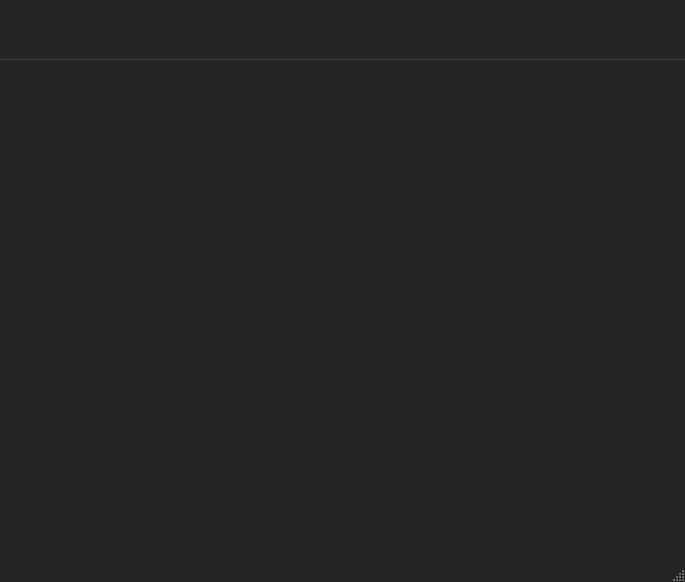
<?xml version="1.0" encoding="UTF-8"?>
<ui version="4.0">
 <class>MainWindow</class>
 <widget class="QMainWindow" name="MainWindow">
  <property name="geometry">
   <rect>
    <x>0</x>
    <y>0</y>
    <width>685</width>
    <height>582</height>
   </rect>
  </property>
  <property name="palette">
   <palette>
    <active>
     <colorrole role="WindowText">
      <brush brushstyle="SolidPattern">
       <color alpha="255">
        <red>183</red>
        <green>185</green>
        <blue>197</blue>
       </color>
      </brush>
     </colorrole>
     <colorrole role="Button">
      <brush brushstyle="SolidPattern">
       <color alpha="255">
        <red>41</red>
        <green>41</green>
        <blue>59</blue>
       </color>
      </brush>
     </colorrole>
     <colorrole role="BrightText">
      <brush brushstyle="SolidPattern">
       <color alpha="255">
        <red>183</red>
        <green>185</green>
        <blue>197</blue>
       </color>
      </brush>
     </colorrole>
     <colorrole role="ButtonText">
      <brush brushstyle="SolidPattern">
       <color alpha="255">
        <red>183</red>
        <green>185</green>
        <blue>197</blue>
       </color>
      </brush>
     </colorrole>
     <colorrole role="Base">
      <brush brushstyle="SolidPattern">
       <color alpha="255">
        <red>255</red>
        <green>255</green>
        <blue>255</blue>
       </color>
      </brush>
     </colorrole>
     <colorrole role="Window">
      <brush brushstyle="SolidPattern">
       <color alpha="255">
        <red>37</red>
        <green>37</green>
        <blue>38</blue>
       </color>
      </brush>
     </colorrole>
     <colorrole role="Link">
      <brush brushstyle="SolidPattern">
       <color alpha="255">
        <red>255</red>
        <green>255</green>
        <blue>255</blue>
       </color>
      </brush>
     </colorrole>
    </active>
    <inactive>
     <colorrole role="WindowText">
      <brush brushstyle="SolidPattern">
       <color alpha="255">
        <red>183</red>
        <green>185</green>
        <blue>197</blue>
       </color>
      </brush>
     </colorrole>
     <colorrole role="Button">
      <brush brushstyle="SolidPattern">
       <color alpha="255">
        <red>41</red>
        <green>41</green>
        <blue>59</blue>
       </color>
      </brush>
     </colorrole>
     <colorrole role="BrightText">
      <brush brushstyle="SolidPattern">
       <color alpha="255">
        <red>183</red>
        <green>185</green>
        <blue>197</blue>
       </color>
      </brush>
     </colorrole>
     <colorrole role="ButtonText">
      <brush brushstyle="SolidPattern">
       <color alpha="255">
        <red>183</red>
        <green>185</green>
        <blue>197</blue>
       </color>
      </brush>
     </colorrole>
     <colorrole role="Base">
      <brush brushstyle="SolidPattern">
       <color alpha="255">
        <red>255</red>
        <green>255</green>
        <blue>255</blue>
       </color>
      </brush>
     </colorrole>
     <colorrole role="Window">
      <brush brushstyle="SolidPattern">
       <color alpha="255">
        <red>37</red>
        <green>37</green>
        <blue>38</blue>
       </color>
      </brush>
     </colorrole>
     <colorrole role="Link">
      <brush brushstyle="SolidPattern">
       <color alpha="255">
        <red>255</red>
        <green>255</green>
        <blue>255</blue>
       </color>
      </brush>
     </colorrole>
    </inactive>
    <disabled>
     <colorrole role="WindowText">
      <brush brushstyle="SolidPattern">
       <color alpha="255">
        <red>120</red>
        <green>120</green>
        <blue>120</blue>
       </color>
      </brush>
     </colorrole>
     <colorrole role="Button">
      <brush brushstyle="SolidPattern">
       <color alpha="255">
        <red>41</red>
        <green>41</green>
        <blue>59</blue>
       </color>
      </brush>
     </colorrole>
     <colorrole role="BrightText">
      <brush brushstyle="SolidPattern">
       <color alpha="255">
        <red>183</red>
        <green>185</green>
        <blue>197</blue>
       </color>
      </brush>
     </colorrole>
     <colorrole role="ButtonText">
      <brush brushstyle="SolidPattern">
       <color alpha="255">
        <red>120</red>
        <green>120</green>
        <blue>120</blue>
       </color>
      </brush>
     </colorrole>
     <colorrole role="Base">
      <brush brushstyle="SolidPattern">
       <color alpha="255">
        <red>37</red>
        <green>37</green>
        <blue>38</blue>
       </color>
      </brush>
     </colorrole>
     <colorrole role="Window">
      <brush brushstyle="SolidPattern">
       <color alpha="255">
        <red>37</red>
        <green>37</green>
        <blue>38</blue>
       </color>
      </brush>
     </colorrole>
     <colorrole role="Link">
      <brush brushstyle="SolidPattern">
       <color alpha="255">
        <red>255</red>
        <green>255</green>
        <blue>255</blue>
       </color>
      </brush>
     </colorrole>
    </disabled>
   </palette>
  </property>
  <property name="windowTitle">
   <string>Slicer</string>
  </property>
  <property name="autoFillBackground">
   <bool>false</bool>
  </property>
  <widget class="QWidget" name="centralwidget">
   <widget class="Line" name="line">
    <property name="geometry">
     <rect>
      <x>-10</x>
      <y>50</y>
      <width>701</width>
      <height>20</height>
     </rect>
    </property>
    <property name="palette">
     <palette>
      <active>
       <colorrole role="WindowText">
        <brush brushstyle="SolidPattern">
         <color alpha="255">
          <red>183</red>
          <green>185</green>
          <blue>197</blue>
         </color>
        </brush>
       </colorrole>
       <colorrole role="Light">
        <brush brushstyle="SolidPattern">
         <color alpha="255">
          <red>37</red>
          <green>37</green>
          <blue>38</blue>
         </color>
        </brush>
       </colorrole>
       <colorrole role="Midlight">
        <brush brushstyle="SolidPattern">
         <color alpha="255">
          <red>37</red>
          <green>37</green>
          <blue>38</blue>
         </color>
        </brush>
       </colorrole>
       <colorrole role="Dark">
        <brush brushstyle="SolidPattern">
         <color alpha="255">
          <red>64</red>
          <green>64</green>
          <blue>66</blue>
         </color>
        </brush>
       </colorrole>
       <colorrole role="Text">
        <brush brushstyle="SolidPattern">
         <color alpha="255">
          <red>0</red>
          <green>0</green>
          <blue>0</blue>
         </color>
        </brush>
       </colorrole>
       <colorrole role="ButtonText">
        <brush brushstyle="SolidPattern">
         <color alpha="255">
          <red>183</red>
          <green>185</green>
          <blue>197</blue>
         </color>
        </brush>
       </colorrole>
       <colorrole role="Base">
        <brush brushstyle="SolidPattern">
         <color alpha="255">
          <red>183</red>
          <green>185</green>
          <blue>197</blue>
         </color>
        </brush>
       </colorrole>
       <colorrole role="AlternateBase">
        <brush brushstyle="SolidPattern">
         <color alpha="255">
          <red>183</red>
          <green>185</green>
          <blue>197</blue>
         </color>
        </brush>
       </colorrole>
       <colorrole role="ToolTipBase">
        <brush brushstyle="SolidPattern">
         <color alpha="255">
          <red>37</red>
          <green>37</green>
          <blue>38</blue>
         </color>
        </brush>
       </colorrole>
       <colorrole role="PlaceholderText">
        <brush brushstyle="SolidPattern">
         <color alpha="128">
          <red>0</red>
          <green>0</green>
          <blue>0</blue>
         </color>
        </brush>
       </colorrole>
      </active>
      <inactive>
       <colorrole role="WindowText">
        <brush brushstyle="SolidPattern">
         <color alpha="255">
          <red>183</red>
          <green>185</green>
          <blue>197</blue>
         </color>
        </brush>
       </colorrole>
       <colorrole role="Light">
        <brush brushstyle="SolidPattern">
         <color alpha="255">
          <red>37</red>
          <green>37</green>
          <blue>38</blue>
         </color>
        </brush>
       </colorrole>
       <colorrole role="Midlight">
        <brush brushstyle="SolidPattern">
         <color alpha="255">
          <red>37</red>
          <green>37</green>
          <blue>38</blue>
         </color>
        </brush>
       </colorrole>
       <colorrole role="Dark">
        <brush brushstyle="SolidPattern">
         <color alpha="255">
          <red>64</red>
          <green>64</green>
          <blue>66</blue>
         </color>
        </brush>
       </colorrole>
       <colorrole role="Text">
        <brush brushstyle="SolidPattern">
         <color alpha="255">
          <red>0</red>
          <green>0</green>
          <blue>0</blue>
         </color>
        </brush>
       </colorrole>
       <colorrole role="ButtonText">
        <brush brushstyle="SolidPattern">
         <color alpha="255">
          <red>183</red>
          <green>185</green>
          <blue>197</blue>
         </color>
        </brush>
       </colorrole>
       <colorrole role="Base">
        <brush brushstyle="SolidPattern">
         <color alpha="255">
          <red>183</red>
          <green>185</green>
          <blue>197</blue>
         </color>
        </brush>
       </colorrole>
       <colorrole role="AlternateBase">
        <brush brushstyle="SolidPattern">
         <color alpha="255">
          <red>183</red>
          <green>185</green>
          <blue>197</blue>
         </color>
        </brush>
       </colorrole>
       <colorrole role="ToolTipBase">
        <brush brushstyle="SolidPattern">
         <color alpha="255">
          <red>37</red>
          <green>37</green>
          <blue>38</blue>
         </color>
        </brush>
       </colorrole>
       <colorrole role="PlaceholderText">
        <brush brushstyle="SolidPattern">
         <color alpha="128">
          <red>0</red>
          <green>0</green>
          <blue>0</blue>
         </color>
        </brush>
       </colorrole>
      </inactive>
      <disabled>
       <colorrole role="WindowText">
        <brush brushstyle="SolidPattern">
         <color alpha="255">
          <red>64</red>
          <green>64</green>
          <blue>66</blue>
         </color>
        </brush>
       </colorrole>
       <colorrole role="Light">
        <brush brushstyle="SolidPattern">
         <color alpha="255">
          <red>37</red>
          <green>37</green>
          <blue>38</blue>
         </color>
        </brush>
       </colorrole>
       <colorrole role="Midlight">
        <brush brushstyle="SolidPattern">
         <color alpha="255">
          <red>37</red>
          <green>37</green>
          <blue>38</blue>
         </color>
        </brush>
       </colorrole>
       <colorrole role="Dark">
        <brush brushstyle="SolidPattern">
         <color alpha="255">
          <red>64</red>
          <green>64</green>
          <blue>66</blue>
         </color>
        </brush>
       </colorrole>
       <colorrole role="Text">
        <brush brushstyle="SolidPattern">
         <color alpha="255">
          <red>64</red>
          <green>64</green>
          <blue>66</blue>
         </color>
        </brush>
       </colorrole>
       <colorrole role="ButtonText">
        <brush brushstyle="SolidPattern">
         <color alpha="255">
          <red>64</red>
          <green>64</green>
          <blue>66</blue>
         </color>
        </brush>
       </colorrole>
       <colorrole role="Base">
        <brush brushstyle="SolidPattern">
         <color alpha="255">
          <red>37</red>
          <green>37</green>
          <blue>38</blue>
         </color>
        </brush>
       </colorrole>
       <colorrole role="AlternateBase">
        <brush brushstyle="SolidPattern">
         <color alpha="255">
          <red>183</red>
          <green>185</green>
          <blue>197</blue>
         </color>
        </brush>
       </colorrole>
       <colorrole role="ToolTipBase">
        <brush brushstyle="SolidPattern">
         <color alpha="255">
          <red>37</red>
          <green>37</green>
          <blue>38</blue>
         </color>
        </brush>
       </colorrole>
       <colorrole role="PlaceholderText">
        <brush brushstyle="SolidPattern">
         <color alpha="128">
          <red>0</red>
          <green>0</green>
          <blue>0</blue>
         </color>
        </brush>
       </colorrole>
      </disabled>
     </palette>
    </property>
    <property name="orientation">
     <enum>Qt::Horizontal</enum>
    </property>
   </widget>
   <widget class="QPushButton" name="Test">
    <property name="geometry">
     <rect>
      <x>140</x>
      <y>10</y>
      <width>51</width>
      <height>51</height>
     </rect>
    </property>
    <property name="styleSheet">
     <string notr="true">#Test {
background-color: none;
border: none;
border-image: url(:/test.png);
}
#Test:pressed {
	background-color: #646464;
}</string>
    </property>
    <property name="text">
     <string/>
    </property>
    <property name="iconSize">
     <size>
      <width>40</width>
      <height>40</height>
     </size>
    </property>
    <property name="checkable">
     <bool>false</bool>
    </property>
    <property name="checked">
     <bool>false</bool>
    </property>
    <property name="flat">
     <bool>false</bool>
    </property>
   </widget>
   <widget class="QPushButton" name="Paper">
    <property name="geometry">
     <rect>
      <x>320</x>
      <y>10</y>
      <width>51</width>
      <height>51</height>
     </rect>
    </property>
    <property name="styleSheet">
     <string notr="true">#Paper {
background-color: none;
border: none;
border-image: url(:/test.png);
}
#Paper:pressed {
	background-color: #646464;
}</string>
    </property>
    <property name="text">
     <string/>
    </property>
    <property name="iconSize">
     <size>
      <width>40</width>
      <height>40</height>
     </size>
    </property>
    <property name="checkable">
     <bool>false</bool>
    </property>
    <property name="checked">
     <bool>false</bool>
    </property>
    <property name="flat">
     <bool>false</bool>
    </property>
   </widget>
   <widget class="QPushButton" name="Settings">
    <property name="geometry">
     <rect>
      <x>480</x>
      <y>10</y>
      <width>51</width>
      <height>51</height>
     </rect>
    </property>
    <property name="styleSheet">
     <string notr="true">#Settings {
background-color: none;
border: none;
border-image: url(:/test.png);
}
#Settings:pressed {
	background-color: #646464;
}</string>
    </property>
    <property name="text">
     <string/>
    </property>
    <property name="iconSize">
     <size>
      <width>40</width>
      <height>40</height>
     </size>
    </property>
    <property name="checkable">
     <bool>false</bool>
    </property>
    <property name="checked">
     <bool>false</bool>
    </property>
    <property name="flat">
     <bool>false</bool>
    </property>
   </widget>
  </widget>
  <widget class="QMenuBar" name="menubar">
   <property name="geometry">
    <rect>
     <x>0</x>
     <y>0</y>
     <width>685</width>
     <height>21</height>
    </rect>
   </property>
  </widget>
  <widget class="QStatusBar" name="statusbar"/>
 </widget>
 <resources/>
 <connections/>
</ui>
